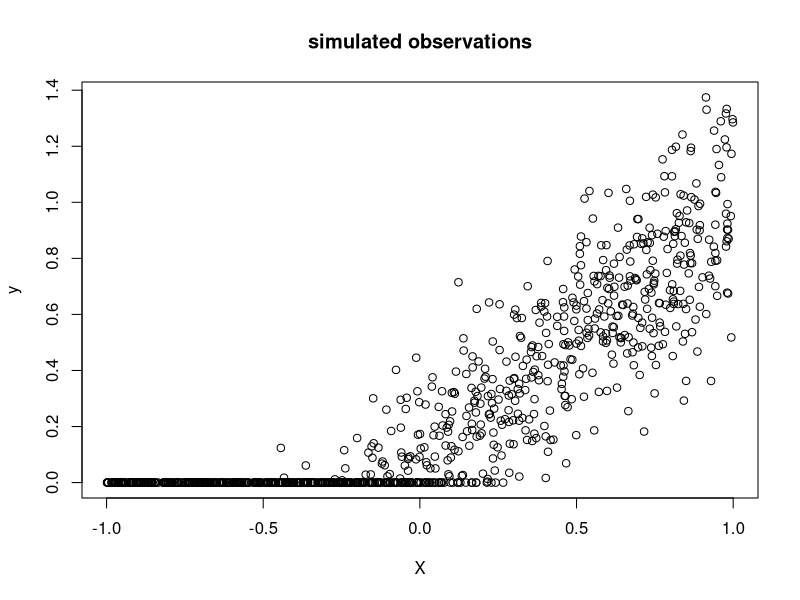
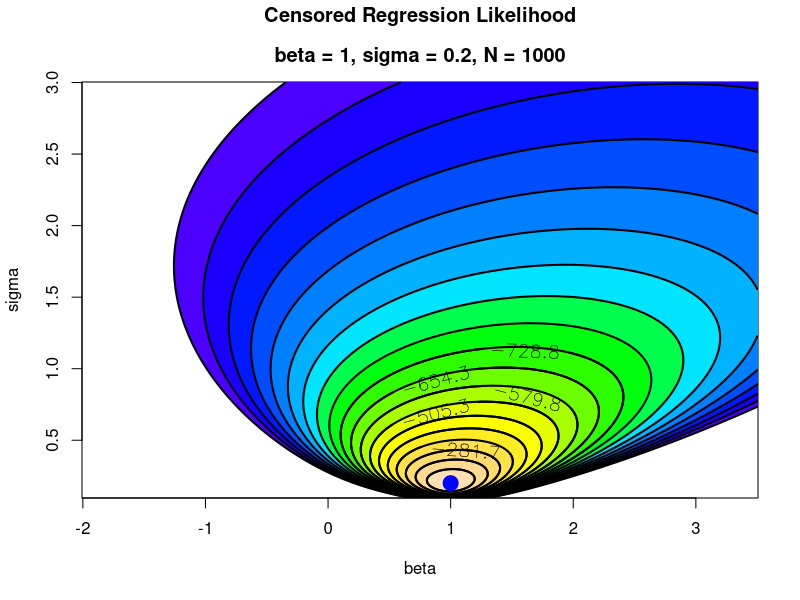

Recreate these plots in R, in order.
# This program finds the likelihood of a Tobit regression. In a tobit regression, values of dependent variable
# below zero are censored and are shown as zero. 

ll_censured=function(X,y,beta,sigma){
  mu=X%*%beta
  e=y-mu
  d=-mu/sigma  # when y=0, e=-mu
  y0=as.numeric(y==0)
  ll=y0*log(pnorm(d)) + (1-y0)*(-log(2*pi*sigma**2)/2-e**2/sigma**2/2)
  return(sum(ll))
}

# simulate data

set.seed(205)
n=1000
tsigma=.2; tbeta=1
X=matrix(runif(n,min=-1,max=1),ncol=1)
mu=X*tbeta
ystar=mu+rnorm(n,sd=tsigma)
y=ystar
y[y<0]=0
plot(X,y,main="simulated observations")

# log-likelihood contours 
ngrid=400
beta=seq(from=-2,to=3.5,length=ngrid)
sigma=seq(from=.10,to=3,length=ngrid)

ll=matrix(nrow=ngrid,ncol=ngrid)
for (i in 1:ngrid){
  for (j in 1:ngrid){
    ll[i,j]=ll_censured(X,y,beta[i],sigma[j])
  }
}

levels=seq(from=quantile(ll,probs=.25),to=max(ll),len=20)
image(beta,sigma,ll,col=topo.colors(19),breaks=levels)
contour(beta,sigma,ll,levels=round(levels,digits=1),add=TRUE,
        lwd=2,drawlabels=FALSE,xlab="")
contour(beta,sigma,ll,levels=round(levels[10:20],digits=1),add=TRUE,
        lwd=2,labcex=1.2)
points(1,.2,pch=20,cex=3,col="blue")
title(main="Censored Regression Likelihood",line=3)
title(main= paste("beta = ",tbeta,", sigma = ",tsigma,", N = ",length(y),sep=""),line=1,cex=.5)